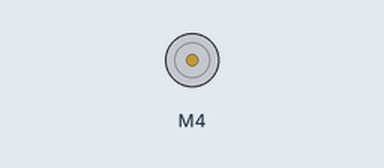
Bench run of a sketch on a simulated Arduino Uno, built with avr-gcc and run on an emulated ATmega328P. Shown: DC motor (green arrow = forward, orange = backward, longer = faster). What the sketch prints to the serial monitor is not drawn.

Above: at 2.5 s.
Timing chart, 0 to 21.1 s (numbered marks = the images above):
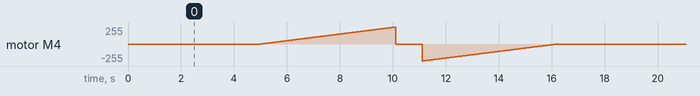

The sketch:

DC_MotorTest.ino
```cpp
// (licence header left out)
#include <AFMotor.h>

// определяем моторы
/*
AF_DCMotor motorFrontLeft(2);  //  передний левый
AF_DCMotor motorFrontRight(1); //  передний правый
AF_DCMotor motorRearLeft(3);   //  задний левый
AF_DCMotor motorRearRight(4);  //  задний правый
*/
AF_DCMotor motor(4);

byte SPEED_CURRENT = 0; // текущая скорость моторов

void setup() {
  Serial.begin(9600);           // set up Serial library at 9600 bps
  Serial.println("Motor test!");
  // turn on motor
  motor.run(RELEASE);
}

void loop() {
  uint8_t i;

  delay(5000);
  // движение вперед по прямой
  motor.run(FORWARD);
  for (i=0; i<255; i++) {
    motor.setSpeed(i);
    delay(20);
  }
  motor.run(RELEASE);
  delay(1000);

  motor.run(BACKWARD);
  for (i=255; i!=0; i--) {
    motor.setSpeed(i);
    delay(20);
  }
  motor.run(RELEASE);
}
```
